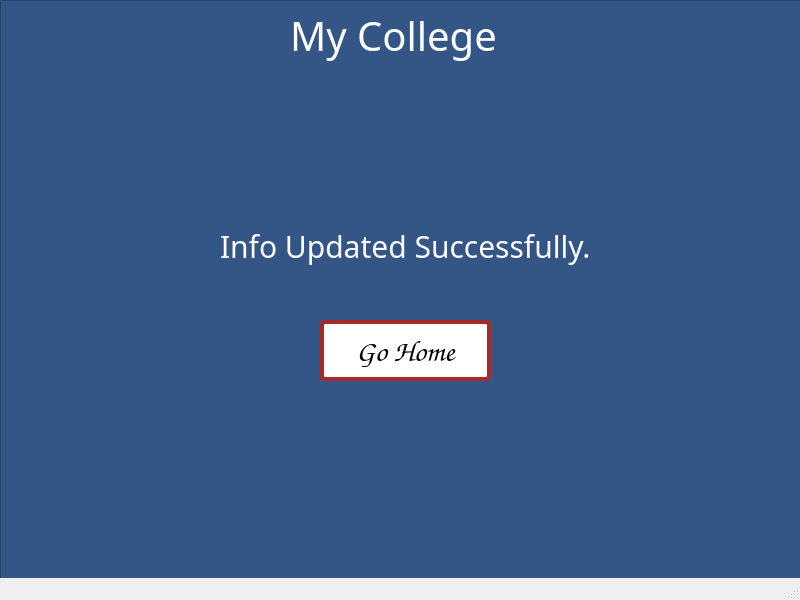
<?xml version="1.0" encoding="UTF-8"?>
<ui version="4.0">
 <class>MainWindow</class>
 <widget class="QMainWindow" name="MainWindow">
  <property name="geometry">
   <rect>
    <x>0</x>
    <y>0</y>
    <width>800</width>
    <height>600</height>
   </rect>
  </property>
  <property name="windowTitle">
   <string>MainWindow</string>
  </property>
  <widget class="QWidget" name="centralwidget">
   <widget class="QWidget" name="gridLayoutWidget">
    <property name="geometry">
     <rect>
      <x>0</x>
      <y>0</y>
      <width>811</width>
      <height>591</height>
     </rect>
    </property>
    <layout class="QGridLayout" name="gridLayout">
     <item row="0" column="0">
      <widget class="QFrame" name="frame">
       <property name="autoFillBackground">
        <bool>false</bool>
       </property>
       <property name="styleSheet">
        <string notr="true"> background-color: #345687;</string>
       </property>
       <property name="frameShape">
        <enum>QFrame::StyledPanel</enum>
       </property>
       <property name="frameShadow">
        <enum>QFrame::Raised</enum>
       </property>
       <widget class="QLabel" name="label_4">
        <property name="geometry">
         <rect>
          <x>290</x>
          <y>10</y>
          <width>211</width>
          <height>51</height>
         </rect>
        </property>
        <property name="font">
         <font>
          <family>Papyrus</family>
          <pointsize>-1</pointsize>
         </font>
        </property>
        <property name="styleSheet">
         <string notr="true">font-size: 40px;
color: white;</string>
        </property>
        <property name="text">
         <string>My College</string>
        </property>
       </widget>
       <widget class="QLabel" name="label_5">
        <property name="geometry">
         <rect>
          <x>220</x>
          <y>220</y>
          <width>381</width>
          <height>51</height>
         </rect>
        </property>
        <property name="font">
         <font>
          <family>Papyrus</family>
          <pointsize>-1</pointsize>
         </font>
        </property>
        <property name="styleSheet">
         <string notr="true">font-size: 30px;
color: white;</string>
        </property>
        <property name="text">
         <string>Info Updated Successfully.</string>
        </property>
       </widget>
       <widget class="QPushButton" name="updateSuccessfullyPageGoHomeButton">
        <property name="geometry">
         <rect>
          <x>320</x>
          <y>320</y>
          <width>171</width>
          <height>61</height>
         </rect>
        </property>
        <property name="font">
         <font>
          <family>Comic Sans MS</family>
          <pointsize>-1</pointsize>
          <underline>false</underline>
          <strikeout>false</strikeout>
         </font>
        </property>
        <property name="styleSheet">
         <string notr="true">background-color: white;
display: inline-block;
      padding: 10px 20px;
      font-size: 30px;
      text-align: center;
      text-decoration: none;
      cursor: pointer;
      border-radius: 5px;
      transition: background-color 0.3s ease;
 border: 4px solid brown;</string>
        </property>
        <property name="text">
         <string>Go Home</string>
        </property>
       </widget>
      </widget>
     </item>
    </layout>
   </widget>
  </widget>
  <widget class="QStatusBar" name="statusbar"/>
 </widget>
 <resources/>
 <connections/>
</ui>
